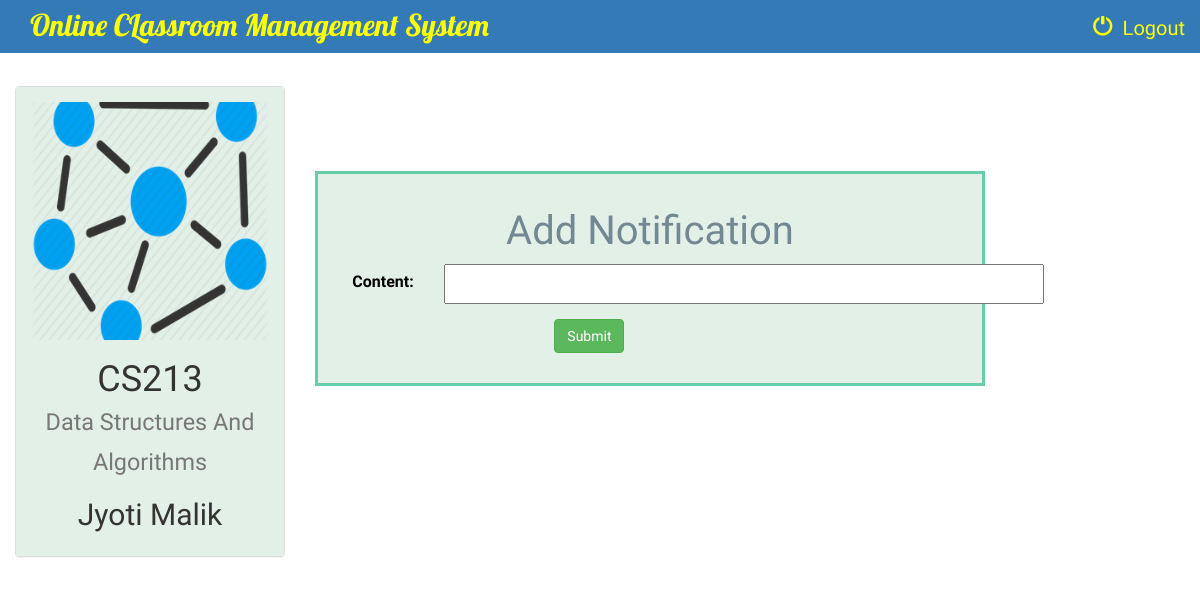
/instructor/1/add_notification/ (signed in), run on the app's committed database.
### instructor/models.py (models this page shows, shortened)
class Course(models.Model):
    name = models.CharField(max_length=100)
    code = models.CharField(max_length=100)
    instructor = models.ForeignKey(Instructor, on_delete=models.CASCADE)
    course_logo = models.FileField(default=1)

class Instructor(models.Model):
    user = models.ForeignKey(User,on_delete=models.CASCADE, default=1)
    name = models.CharField(max_length=100)
    information = models.CharField(max_length=1000,default=1)
    def __str__(self):
        return self.name

### instructor/views.py (the view)
# urls.py: re_path(r'^(?P<course_id>[0-9]+)/add_notification/$', views.add_notification, name='add_notification'),
@login_required
def add_notification(request, course_id):
    form = NotificationForm(request.POST or None)
    course = Course.objects.get(id=course_id)
    if form.is_valid():
        notification = form.save(commit=False)
        notification.course = course
        notification.time = datetime.datetime.now().strftime('%H:%M, %d/%m/%y') # get the current date,time and convert into string
        notification.save()
        return redirect('instructor:instructor_detail', course.id)
    return render(request, 'instructor/add_notification.html', {'course': course, 'form': form})

### instructor/forms.py
class NotificationForm(forms.ModelForm):
    class Meta:
        model = Notification
        fields = ['content']

### instructor/templates/instructor/add_notification.html (shortened to what this page needs)
{% extends 'instructor/instructor_basic_page.html' %}
{% block body %}
<br>
<div class="container-fluid">
    <div class="row">
        <div class="col-sm-6 col-md-3">
            <div class="panel panel-default">
                <div class="panel-body" style="background-color: #e3f0e8;border: 0px solid #66cdaa;">
                    <a href="{% url 'instructor:instructor_detail' course.id %}">
                        {% if course.course_logo %}
                            <img src="{{ course.course_logo.url }}" class="img-responsive">
                        {% else %}
                            <h3>No image to display</h3>
                        {% endif %}
                    </a>
                    <h1 align="center">{{ course.code }}<br> <small>{{ course.name }}</small></h1>
                    <h2 align="center">{{ course.instructor }}</h2>
                </div>
            </div>
        </div>
        <br><br><br>
        <div class="col-sm-7">
                <div class="panel-body"style="background-color:#e3f0e8;color:black;border: 3px solid #66cdaa;font-family: 'Abhaya Libre';font-size:16px;">
                    <h3 align="center"; style="text-align:center;font-family:Volkhov,cursive;font-size:40px;color: #728892">Add Notification</h3>
               <form class="form-horizontal" role="form" action="" method="post" enctype="multipart/form-data">
        {% for field in form %}
        <div class="form-group">
            <div class="col-sm-offset-2 col-sm-10">
            </div>
        <label class="control-label col-sm-2">{{ field.label_tag }}</label>
        <div class="col-sm-5">{{ field }}</div>
        </div>
        {% endfor %}
        <div class="form-group">
            <div class="col-sm-offset-4 col-sm-10">
                <button type="submit" class="btn btn-success">Submit</button>
            </div>
        </div>
    </form>
                </div>
            </div>
    </div>
</div>
{% endblock %}

### instructor/templates/instructor/instructor_basic_page.html (style rules this page uses)
a { color: yellow; }
#id_content { width: 600px; height: 40px; }
body { background: url('https://i.pinimg.com/originals/5d/5d/79/5d5d79ab40f17440b11dfdf9cd0f1f08.jpg') no-repeat center center fixed; background-size: cover; font-family: Ledger;font-size: 20px; }

### data on the page
Course: course_logo (picture), code "CS213", name "Data Structures And Algorithms", instructor "Jyoti Malik"

### other printed values
{{ field.label_tag }} "Content:"
